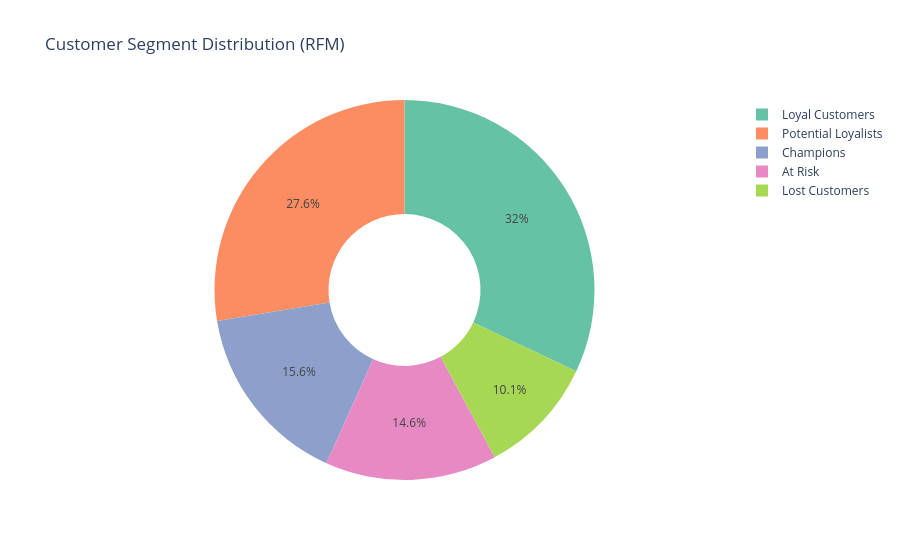

The code cell stored with this chart in its notebook:
### Code cell
# Segment visualisations
seg_counts = rfm['segment'].value_counts().reset_index()
seg_counts.columns = ['segment', 'count']

fig = px.pie(seg_counts, names='segment', values='count',
             title='Customer Segment Distribution (RFM)',
             color_discrete_sequence=px.colors.qualitative.Set2,
             hole=0.4)
fig.show()

### Figure 1 — Plotly figure (JSON) as saved in the notebook; plotly's stock layout.template omitted (floating-point values rounded to 4 significant figures)
{"data": [{"domain": {"x": [0, 1], "y": [0, 1]}, "hole": 0.4, "hovertemplate": "segment=%{label}<br>count=%{value}<extra></extra>", "labels": ["Loyal Customers", "Potential Loyalists", "Champions", "At Risk", "Lost Customers"], "legendgroup": "", "name": "", "showlegend": true, "type": "pie", "values": [254, 219, 124, 116, 80]}], "layout": {"autosize": true, "legend": {"tracegroupgap": 0}, "piecolorway": ["rgb(102,194,165)", "rgb(252,141,98)", "rgb(141,160,203)", "rgb(231,138,195)", "rgb(166,216,84)", "rgb(255,217,47)", "rgb(229,196,148)", "rgb(179,179,179)"], "title": {"text": "Customer Segment Distribution (RFM)"}}}
